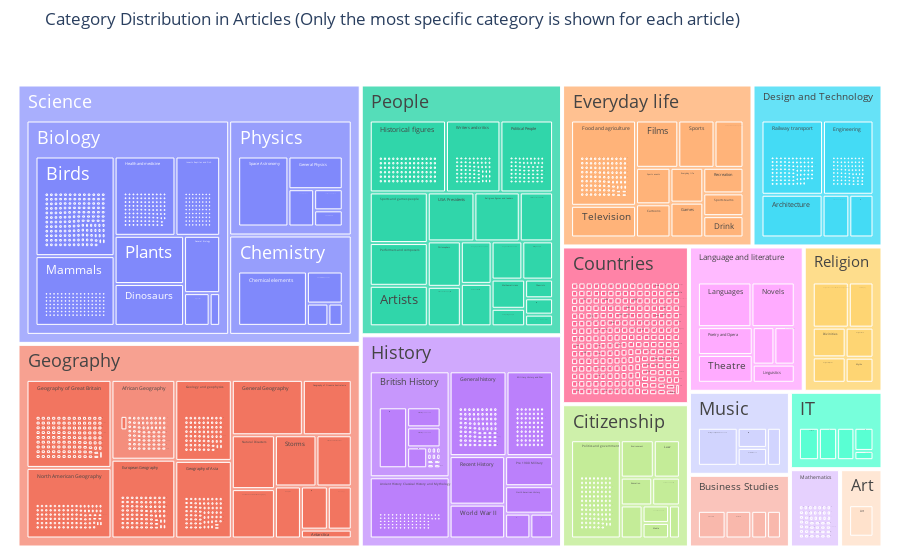

Here is the notebook cell this chart was saved with:
### Code cell
labels_filtered, parents_filtered, values_filtered, ids_filtered = create_treemap_data(df_categories, show_articles=True)
cat_fig = create_colored_treemap(labels_filtered, parents_filtered, values_filtered, ids_filtered, title="Category Distribution in Articles (Only the most specific category is shown for each article)")

### Figure 1 — Plotly figure (JSON) as saved in the notebook; plotly's stock layout.template omitted (floating-point values rounded to 4 significant figures; data arrays with more than 128 entries replaced by an {"elided": "..."} marker saying what was removed)
{"data": [{"branchvalues": "total", "ids": {"elided": "4725 str values"}, "labels": {"elided": "4725 str values"}, "parents": {"elided": "4725 str values"}, "textfont": {"size": 18}, "type": "treemap", "values": {"elided": "4725 int values"}}], "layout": {"margin": {"b": 5, "l": 10, "r": 10, "t": 50}, "title": {"text": "Category Distribution in Articles (Only the most specific category is shown for each article)"}}}
